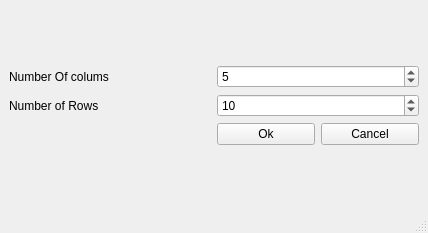
<?xml version="1.0" encoding="UTF-8"?>
<ui version="4.0">
 <class>Dialog</class>
 <widget class="QMainWindow" name="Dialog">
  <property name="geometry">
   <rect>
    <x>0</x>
    <y>0</y>
    <width>428</width>
    <height>233</height>
   </rect>
  </property>
  <property name="windowTitle">
   <string>MainWindow</string>
  </property>
  <widget class="QWidget" name="centralwidget">
   <layout class="QVBoxLayout" name="verticalLayout">
    <item>
     <layout class="QGridLayout" name="gridLayout">
      <item row="1" column="0">
       <widget class="QLabel" name="label_2">
        <property name="text">
         <string>Number of Rows</string>
        </property>
       </widget>
      </item>
      <item row="1" column="1">
       <widget class="QSpinBox" name="SB_Rows">
        <property name="value">
         <number>10</number>
        </property>
       </widget>
      </item>
      <item row="0" column="1">
       <widget class="QSpinBox" name="SB_Colums">
        <property name="value">
         <number>5</number>
        </property>
       </widget>
      </item>
      <item row="0" column="0">
       <widget class="QLabel" name="label">
        <property name="text">
         <string>Number Of colums</string>
        </property>
       </widget>
      </item>
      <item row="2" column="1">
       <layout class="QHBoxLayout" name="horizontalLayout">
        <item>
         <widget class="QPushButton" name="PB_Ok">
          <property name="text">
           <string>Ok</string>
          </property>
         </widget>
        </item>
        <item>
         <widget class="QPushButton" name="PB_Cancel">
          <property name="text">
           <string>Cancel</string>
          </property>
         </widget>
        </item>
       </layout>
      </item>
     </layout>
    </item>
   </layout>
  </widget>
  <widget class="QMenuBar" name="menubar">
   <property name="geometry">
    <rect>
     <x>0</x>
     <y>0</y>
     <width>428</width>
     <height>25</height>
    </rect>
   </property>
  </widget>
  <widget class="QStatusBar" name="statusbar"/>
 </widget>
 <resources/>
 <connections/>
</ui>
